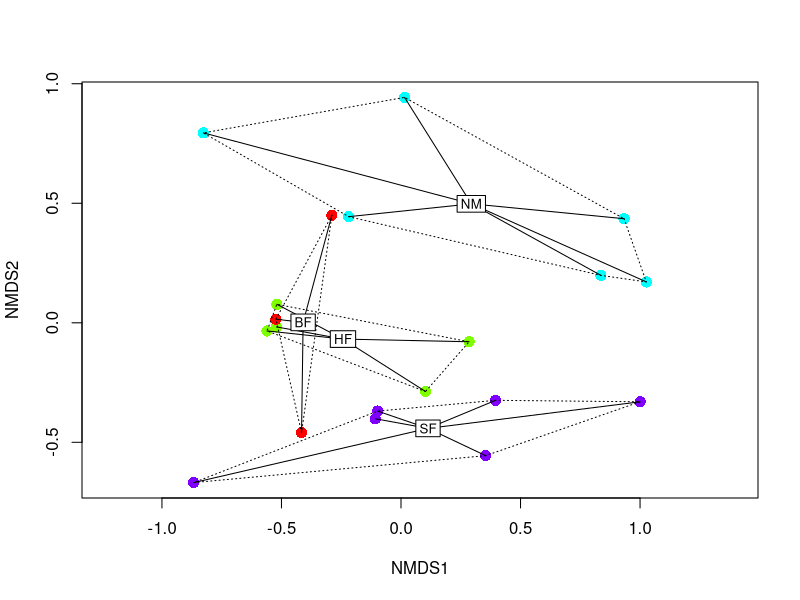
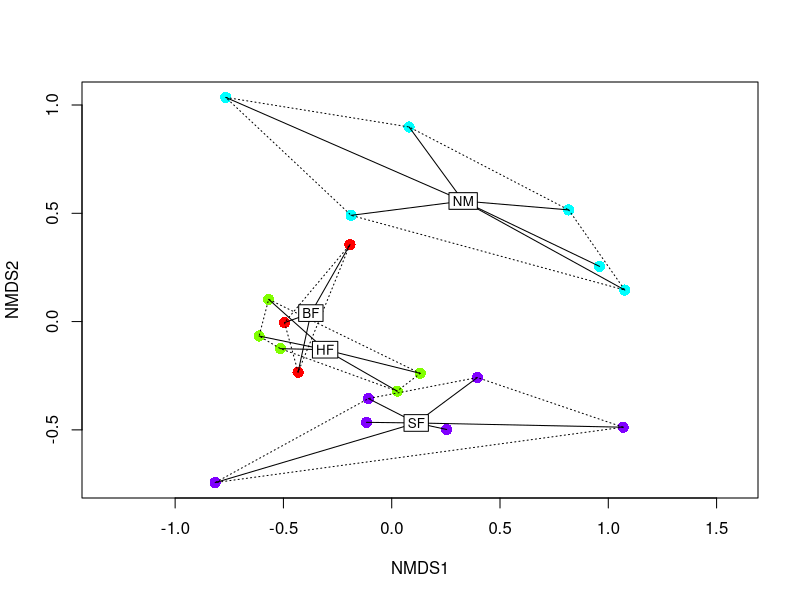

Write the R code that produced these figures, in order.
## ---- chunk 1
require(vegan)
data(dune)
data(dune.env)

# NMDS on fouth-root transformed abundances
un_nmds <- metaMDS(dune^0.25, distance = 'bray')

# plot it
cols = rainbow(4)
plot(un_nmds, display = 'sites', type = 'n')
points(un_nmds, col = cols[dune.env$Management], pch = 16, cex = 1.5)
ordihull(un_nmds, groups = dune.env$Management, lty = 'dotted')
ordispider(un_nmds, groups = dune.env$Management, label = TRUE)
## ---- chunk 2
# calculate weights
dpw <- dispweight(dune, dune.env$Management, nsimul = 100)

# NMDS on dispersion weighted community data
disp_nmds <- metaMDS(dpw, distance = 'bray')

# plot
plot(disp_nmds, display = 'sites', type = 'n')
points(disp_nmds, col = cols[dune.env$Management], pch = 16, cex = 1.5)
ordihull(disp_nmds, groups = dune.env$Management, lty = 'dotted')
ordispider(disp_nmds, groups = dune.env$Management, label = TRUE)
